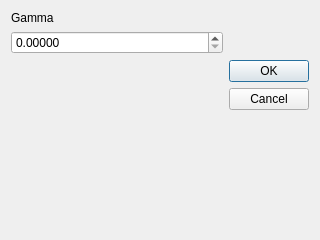
<?xml version="1.0" encoding="UTF-8"?>
<ui version="4.0">
 <class>DialogGammaCorrection</class>
 <widget class="QDialog" name="DialogGammaCorrection">
  <property name="geometry">
   <rect>
    <x>0</x>
    <y>0</y>
    <width>320</width>
    <height>240</height>
   </rect>
  </property>
  <property name="windowTitle">
   <string>Dialog</string>
  </property>
  <layout class="QGridLayout" name="gridLayout">
   <item row="2" column="1">
    <widget class="QDialogButtonBox" name="buttonBox">
     <property name="orientation">
      <enum>Qt::Vertical</enum>
     </property>
     <property name="standardButtons">
      <set>QDialogButtonBox::Cancel|QDialogButtonBox::Ok</set>
     </property>
    </widget>
   </item>
   <item row="0" column="0">
    <widget class="QLabel" name="label">
     <property name="text">
      <string>Gamma</string>
     </property>
    </widget>
   </item>
   <item row="1" column="0">
    <widget class="QDoubleSpinBox" name="doubleSpinBox">
     <property name="decimals">
      <number>5</number>
     </property>
     <property name="minimum">
      <double>0.000000000000000</double>
     </property>
     <property name="maximum">
      <double>1000000000.000000000000000</double>
     </property>
    </widget>
   </item>
  </layout>
 </widget>
 <resources/>
 <connections>
  <connection>
   <sender>buttonBox</sender>
   <signal>accepted()</signal>
   <receiver>DialogGammaCorrection</receiver>
   <slot>accept()</slot>
   <hints>
    <hint type="sourcelabel">
     <x>248</x>
     <y>254</y>
    </hint>
    <hint type="destinationlabel">
     <x>157</x>
     <y>274</y>
    </hint>
   </hints>
  </connection>
  <connection>
   <sender>buttonBox</sender>
   <signal>rejected()</signal>
   <receiver>DialogGammaCorrection</receiver>
   <slot>reject()</slot>
   <hints>
    <hint type="sourcelabel">
     <x>316</x>
     <y>260</y>
    </hint>
    <hint type="destinationlabel">
     <x>286</x>
     <y>274</y>
    </hint>
   </hints>
  </connection>
 </connections>
</ui>
